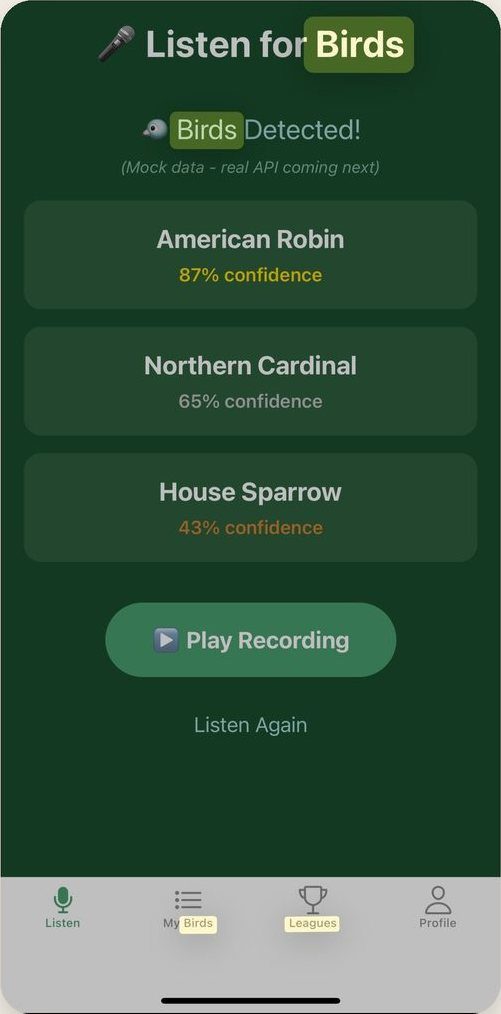
#> input picture _build/assets/gallery/birdleague-then-firstbuild.jpg, 501 x 1014 px
$ python then_now.py ../assets/gallery/birdleague-then-firstbuild.jpg
#> lines starting #> are read from the running program, lines starting #| are printed output that depends on the picture; after the words box and inside, x2 and y2 are one past the last pixel; in counts of white or black regions, pixels touching at a corner belong together
#!/usr/bin/env python3
"""Bird League's Then and Now picture (T-43, Nov 23, 2026).

    python3 tools/then_now.py <out.jpg>

Run from _build/. Both sides do the same job, so the change is easy to see: the first
build's sound screen (naming birds by sound, with mock data) beside today's Log screen
(type a bird's name or identify it by sound or photo, then log it). Same look as the
picture it replaced (Nov 9, 2026): 1200 by 1331, warm paper, two phone frames with
rounded corners and a soft shadow, a bold label over a gray line above each.
The labels are Arial (Windows' own, the closest here to the old picture's face); the
picture is pixels, so no font file ships. Needs Pillow.
"""
import pathlib
import sys

from PIL import Image, ImageDraw, ImageFilter, ImageFont

HERE = pathlib.Path(__file__).resolve().parent.parent      # _build/
GALLERY = HERE / "assets" / "gallery"
THEN_IMG = GALLERY / "birdleague-then-firstbuild.jpg"       # 501 by 1014, drawn 1:1 as before
NOW_IMG = GALLERY / "birdleague-now-log.jpg"                # 660 by 1349, scaled to the frame's width

W, H = 1200, 1331
PAPER = (243, 239, 230)                                     # #F3EFE6
INK = (26, 27, 45)                                          # the bold label
GRAY = (98, 94, 85)                                         # the line under it
FRAME_W, FRAME_H, TOP, RADIUS = 501, 1014, 222, 28
LEFT_X, RIGHT_X = 67, 633
TEXT_DX = 2                                                 # the old labels sat 2 px in from the frame
CAP_BIG, CAP_SMALL = 91, 139                                # where each label's capitals start
SHADOW_DY, SHADOW_BLUR, SHADOW_ALPHA = 10, 14, 54                # fitted to the old picture
LABELS = (("THEN", "The first build"), ("NOW", "November 2026"))   # T-43, approved Nov 23, 2026


def font(name, size):
    for root in (pathlib.Path("C:/Windows/Fonts"), pathlib.Path("/usr/share/fonts/truetype/msttcorefonts")):
        if (root / name).exists():
            return ImageFont.truetype(str(root / name), size)
    raise SystemExit(f"then_now.py: no {name}")


def screen(path):
    im = Image.open(path).convert("RGB")
    if im.width != FRAME_W:
        im = im.resize((FRAME_W, round(im.height * FRAME_W / im.width)), Image.LANCZOS)
    assert im.height >= FRAME_H, (path, im.size)
    return im.crop((0, 0, FRAME_W, FRAME_H))               # from the bottom only


def rounded(size):
    m = Image.new("L", size, 0)
    ImageDraw.Draw(m).rounded_rectangle((0, 0, size[0] - 1, size[1] - 1), RADIUS, fill=255)
    return m


def main(out):
    pic = Image.new("RGB", (W, H), PAPER)
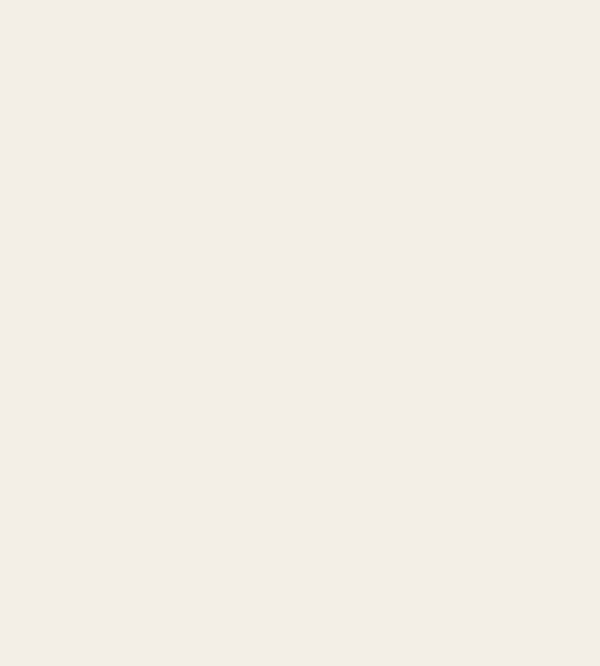
#> pic: PIL image 1200x1331 RGB (shown at 1/2 size); mean R, G, B 243, 239, 230
    shadow = Image.new("L", (W, H), 0)
#> shadow: PIL image 1200x1331 L; every value is 0
    sd = ImageDraw.Draw(shadow)
    for x in (LEFT_X, RIGHT_X):
        sd.rounded_rectangle((x, TOP + SHADOW_DY, x + FRAME_W - 1, TOP + FRAME_H - 1 + SHADOW_DY), RADIUS, fill=SHADOW_ALPHA)
    shadow = shadow.filter(ImageFilter.GaussianBlur(SHADOW_BLUR))
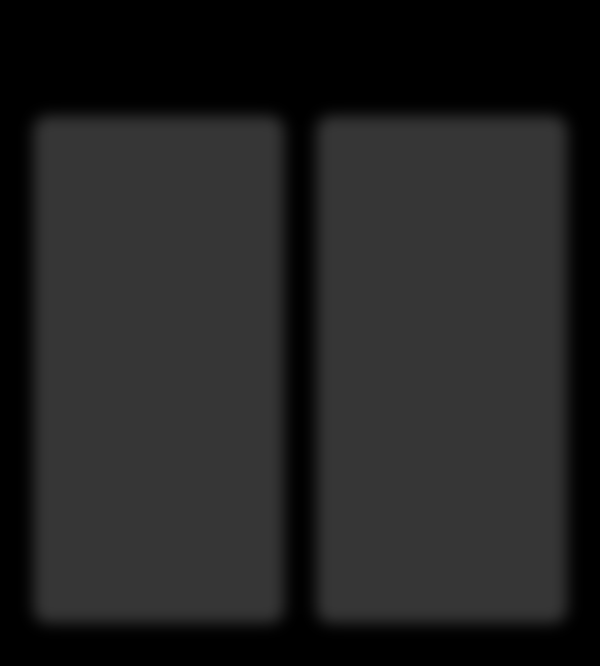
#> shadow: PIL image 1200x1331 L (shown at 1/2 size); min 0, max 54, mean 34.3
    pic.paste(Image.new("RGB", (W, H), (0, 0, 0)), (0, 0), shadow)
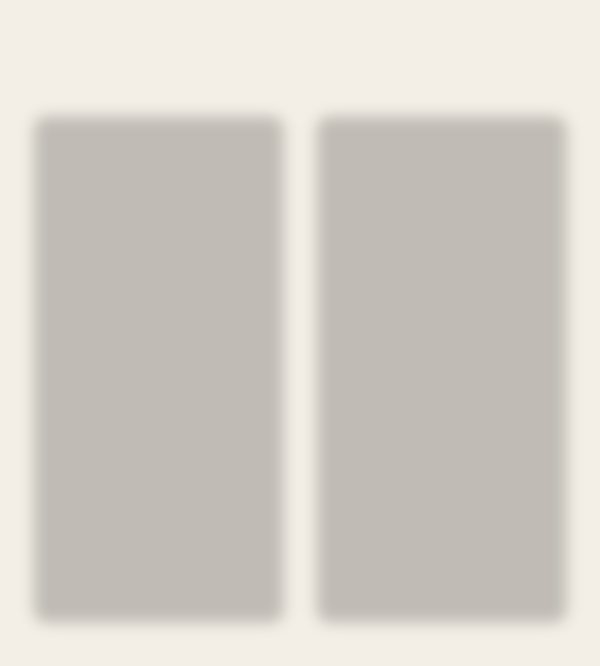
#> pic: PIL image 1200x1331 RGB (shown at 1/2 size); mean R, G, B 210.5, 206.6, 198.9
    mask = rounded((FRAME_W, FRAME_H))
#> in rounded, `m = Image.new("L", size, 0)`: m: PIL image 501x1014 L; every value is 0
#> in rounded, `ImageDraw.Draw(m).rounded_rectangle((0, 0, size[0] - 1, size[1] - 1), ..`:
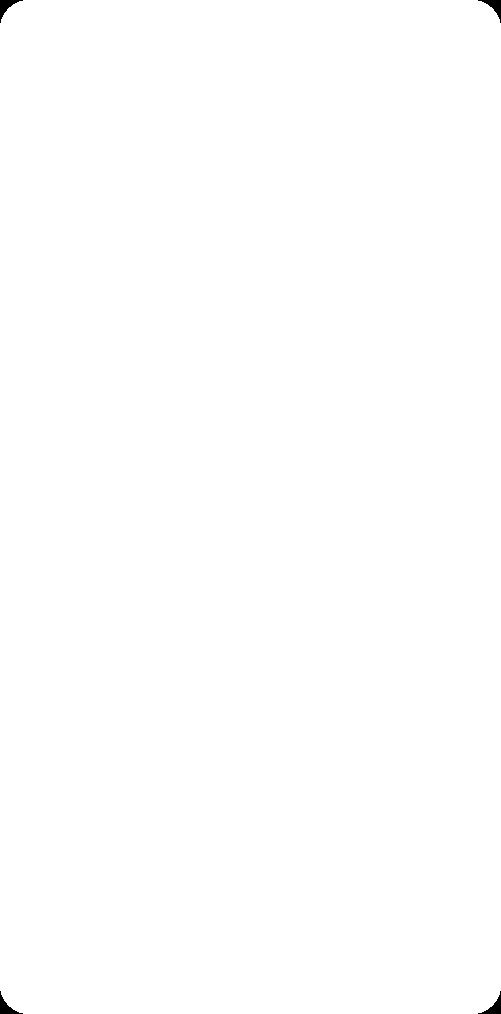
#> m: PIL image 501x1014 L; 99.9% white; 4 black regions, box (x1, y1, x2, y2) and area: (0, 0, 23, 23) 174, (478, 0, 501, 23) 174, (0, 991, 23, 1014) 174, (478, 991, 501, 1014) 174
    for x, path in ((LEFT_X, THEN_IMG), (RIGHT_X, NOW_IMG)):
        pic.paste(screen(path), (x, TOP), mask)
#> in screen, im is the input picture: PIL image 501x1014 RGB; mean R, G, B 52.9, 84.6, 63.5
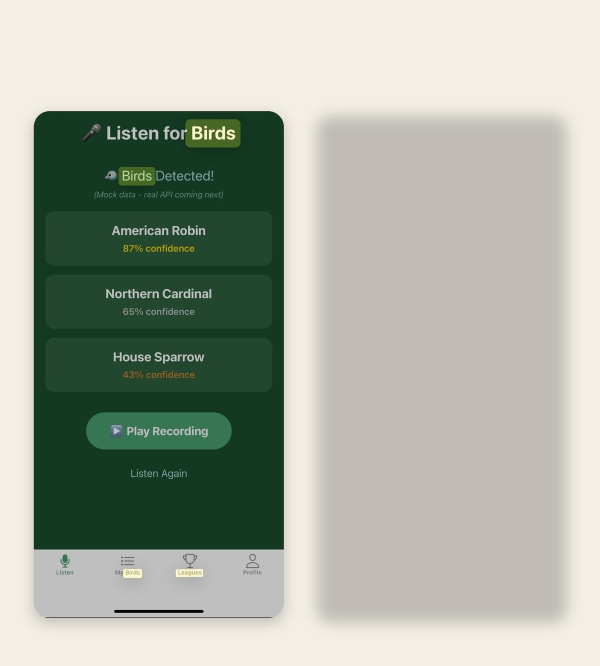
#> pic: PIL image 1200x1331 RGB (shown at 1/2 size); mean R, G, B 165.7, 173.1, 160.9
#> pass 2 of the loop in main, `for x, path in ((LEFT_X, THEN_IMG), (RIGHT_X, NOW_IMG)):`:
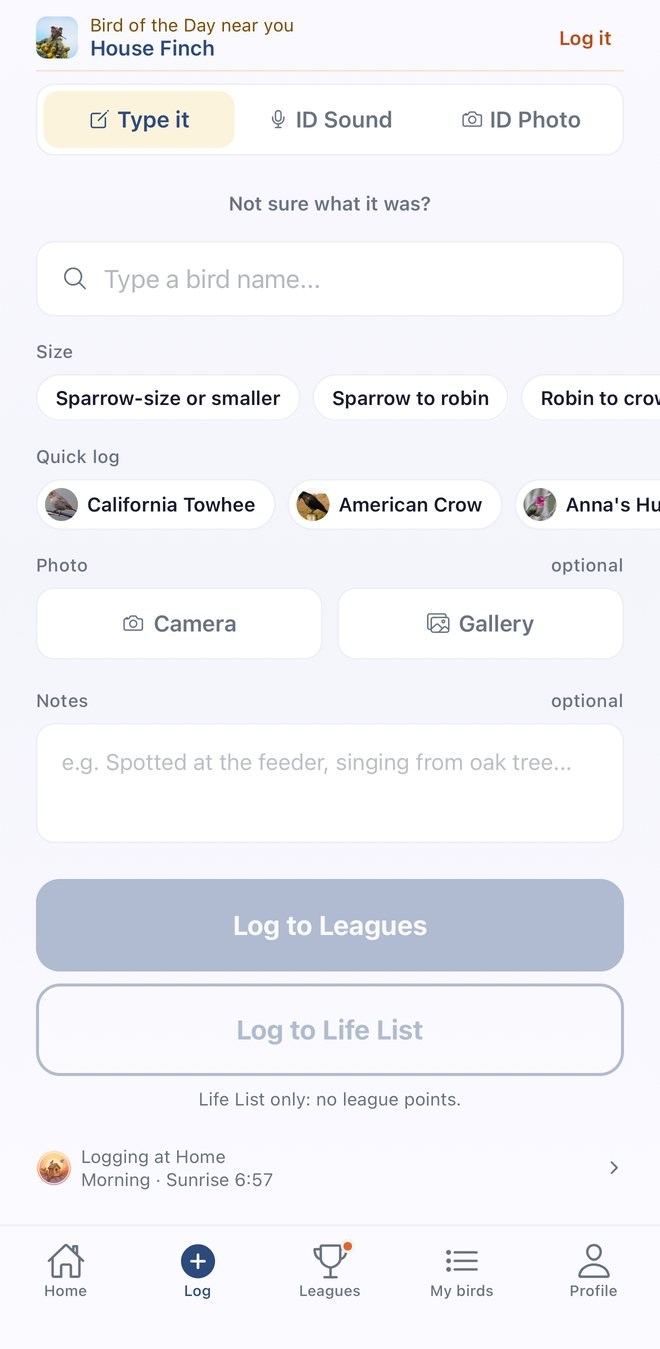
#> input picture _build/assets/gallery/birdleague-now-log.jpg, 660 x 1349 px
#> in screen, im is the input picture: PIL image 660x1349 RGB; mean R, G, B 241.1, 241.5, 246.1
#> im: PIL image 501x1024 RGB
#> in screen (call 2), `return im.crop((0, 0, FRAME_W, FRAME_H))`:
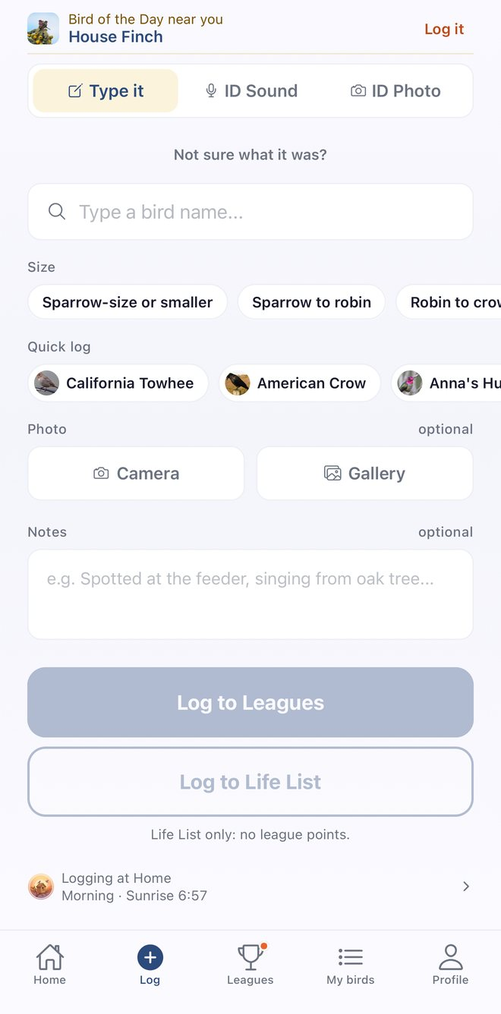
#> returned value: PIL image 501x1014 RGB; mean R, G, B 240.9, 241.3, 245.8
#> in main, `pic.paste(screen(path), (x, TOP), mask)`:
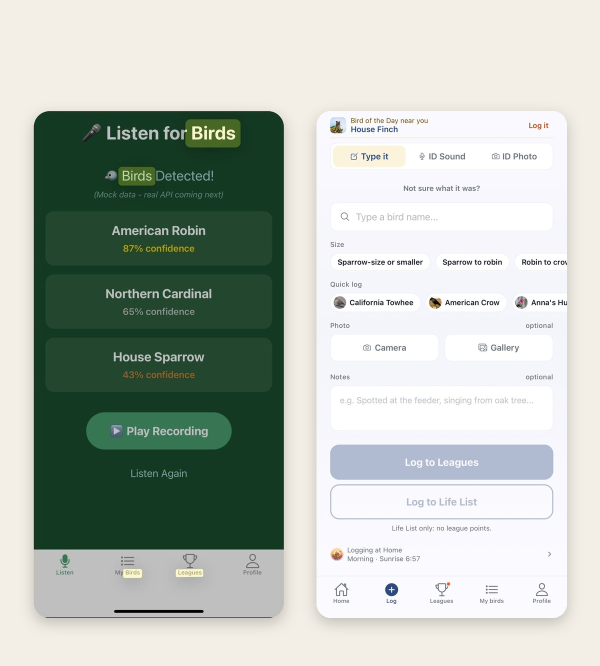
#> pic: PIL image 1200x1331 RGB (shown at 1/2 size); mean R, G, B 180.7, 189.5, 181
    d = ImageDraw.Draw(pic)
    big, small = font("arialbd.ttf", 37), font("arial.ttf", 26)
    for x, (head, line) in zip((LEFT_X, RIGHT_X), LABELS):
        d.text((x + TEXT_DX, CAP_BIG - big.getbbox("H")[1]), head, font=big, fill=INK)
        d.text((x + TEXT_DX, CAP_SMALL - small.getbbox("H")[1]), line, font=small, fill=GRAY)
    pic.save(out, "JPEG", quality=86, optimize=True, progressive=True)
    print("wrote", out, pathlib.Path(out).stat().st_size, "bytes")


if __name__ == "__main__":
#> (the run stopped early here; a loop or call above may not have finished)
